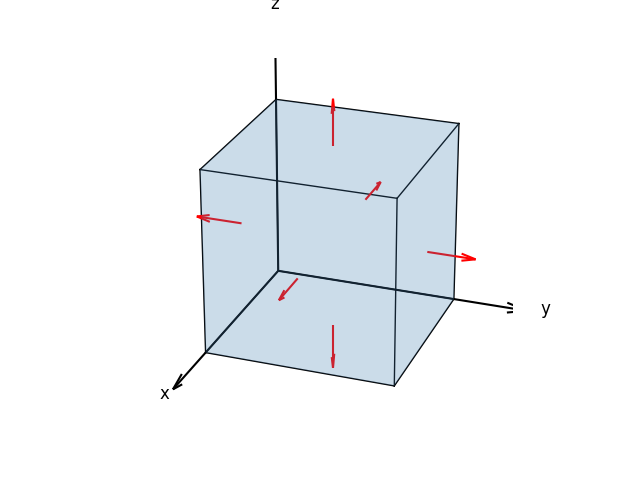

The script that saved this image:
import matplotlib.pyplot as plt
from mpl_toolkits.mplot3d.art3d import Poly3DCollection

fig = plt.figure()
ax = fig.add_subplot(projection='3d')

L = 2
c = L / 2

# Hide default grid/panes, draw clean coord axes
ax.set_axis_off()
al = L * 1.4
for d, lbl in zip([(al,0,0),(0,al,0),(0,0,al)], ['x','y','z']):
    ax.quiver(0, 0, 0, *d, color='k', arrow_length_ratio=0.08, linewidth=1.5)
    ax.text(*[v*1.07 for v in d], lbl, fontsize=12, ha='center')

# Shaded faces
face_verts = [
    [[0,0,0],[L,0,0],[L,L,0],[0,L,0]],  # bottom
    [[0,0,L],[L,0,L],[L,L,L],[0,L,L]],  # top
    [[0,0,0],[L,0,0],[L,0,L],[0,0,L]],  # front
    [[0,L,0],[L,L,0],[L,L,L],[0,L,L]],  # back
    [[0,0,0],[0,L,0],[0,L,L],[0,0,L]],  # left
    [[L,0,0],[L,L,0],[L,L,L],[L,0,L]],  # right
]
ax.add_collection3d(Poly3DCollection(face_verts, alpha=0.15, facecolor='steelblue', edgecolor='none'))

# Box wireframe: 12 edges
edges = [
    ([0,L],[0,0],[0,0]), ([0,L],[L,L],[0,0]), ([0,L],[0,0],[L,L]), ([0,L],[L,L],[L,L]),
    ([0,0],[0,L],[0,0]), ([L,L],[0,L],[0,0]), ([0,0],[0,L],[L,L]), ([L,L],[0,L],[L,L]),
    ([0,0],[0,0],[0,L]), ([L,L],[0,0],[0,L]), ([0,0],[L,L],[0,L]), ([L,L],[L,L],[0,L]),
]
for x, y, z in edges:
    ax.plot(x, y, z, 'k-', lw=1)

# Outward normals at face centers
normals = [
    ((0, c, c), (-1,  0,  0)),
    ((L, c, c), ( 1,  0,  0)),
    ((c, 0, c), ( 0, -1,  0)),
    ((c, L, c), ( 0,  1,  0)),
    ((c, c, 0), ( 0,  0, -1)),
    ((c, c, L), ( 0,  0,  1)),
]
for (px, py, pz), (nx, ny, nz) in normals:
    ax.quiver(px, py, pz, nx, ny, nz, length=0.5, color='red', arrow_length_ratio=0.3)

ax.set_aspect('equal')
ax.view_init(elev=25, azim=20)
plt.savefig("ch01/p33.png")
